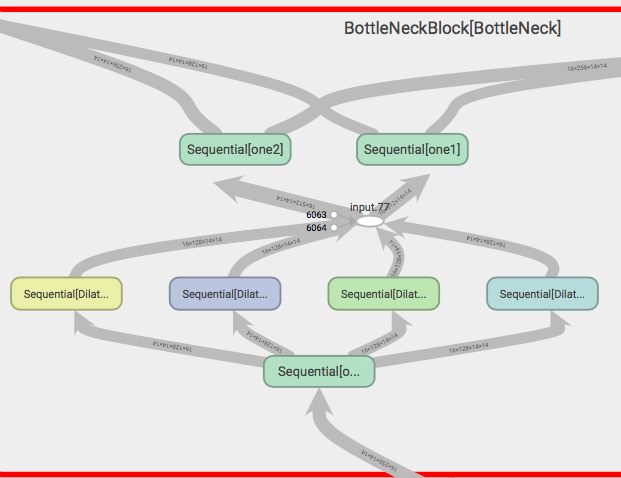
#> input picture images/BottleNeck.png, 621 x 478 px, given as the content of the folder bg, which was not available
$ jupyter execute --allow-errors Assignment15A_Overlay.ipynb   (shell and % lines are left out)   (older library calls are emulated)   (text cells are left out)
#> lines starting #> are read from the running program, lines starting #| are printed output that depends on the picture; pictures that were not available may be replaced by others from this repository, and a replacement may not be noted
#> `bg_img = Image.open(path_BG+'/'+bg_image).resize((224,224), Image.ANTI..`:
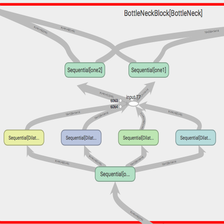
#> bg_img: PIL image 224x224 RGBA; mean R, G, B, A 226.1, 223, 221.1, 255
#> further down, fg_img is the input picture: PIL image 621x478 RGBA; mean R, G, B, A 226.1, 222.9, 220.9, 255
[cell 1]
from google.colab import drive
drive.mount('/content/gdrive')

[cell 2]
# Background Images
# Foreground Images
# Foreground Masks

[cell 3]
from random import randint
import cv2
import numpy as np

def makeCombinations( background, foreground, fg_mask, opDir, imageNo, labelFile, labelInfo):

#> called with opDir = 'Dataset/BottleNeck/BottleNeck', imageNo = 0
  ratio = 1.0
  bg_wid, bg_hei = background.size
#> bg_wid = 224; bg_hei = 224
  for j in range(4):
    fg_wid, fg_hei = foreground.size
    fg_wid  = fg_wid * ratio
    fg_hei  = fg_hei * ratio
    fg_resized   = foreground.resize((int(fg_wid),int(fg_hei)), Image.ANTIALIAS)
    mask_resized = fg_mask.resize((int(fg_wid),int(fg_hei)), Image.ANTIALIAS)
    for i in range(0,5):
      labelData = labelInfo.copy()
      bg_copy = background.copy()
      pos_x = np.random.randint(0, bg_wid - fg_wid, size=1)
      pos_y = np.random.randint(0, bg_hei - fg_hei, size=1)
      bg_copy.paste(fg_resized, (pos_x, pos_y), fg_resized)

      bg_mask = Image.new('L', bg_copy.size)
      fg_mask = fg_mask.convert('L')
      bg_mask.paste(mask_resized, (pos_x, pos_y), mask_resized)
      # save the background and the mask as temp .jpg files
      imageNo = imageNo + 1
      bg_copy.save(opDir+'/overlay/'+str(imageNo)+".jpg", quality=50, optimize=True)
      bg_mask.save(opDir+'/mask/'+str(imageNo)+".jpg", quality=50, optimize=True)

      labelData.append(opDir+'/overlay/'+str(imageNo)+".jpg")
      labelData.append(opDir+'/mask/'+str(imageNo)+".jpg")
      labelData.append(opDir+'/depth/'+str(imageNo)+".jpg")
      labelFile.write(labelData)

    ratio = ratio - 0.2
#> after the loop, imageNo = 0; ratio = 1

[cell 4]
import csv
class CSVWriter():

    filename = None
    fp = None
    writer = None

    def __init__(self, filename):
        self.filename = filename
        self.fp = open(self.filename, 'w', encoding='utf8')
        self.writer = csv.writer(self.fp, delimiter=';', quotechar='"', quoting=csv.QUOTE_ALL, lineterminator='\n')

    def close(self):
        self.fp.close()

    def write(self, elems):
        self.writer.writerow(elems)

    def size(self):
        return os.path.getsize(self.filename)

    def fname(self):
        return self.filename

[cell 5]
from os import listdir

# from google.colab.patches import cv2_imshow
# import cv2
import matplotlib.pyplot as plt
import numpy as np
import PIL
from PIL import Image
import time

import os, errno

# Paths used
DB_name = 'Dataset/'
path_BG = 'bg'
path_FG = 'fg150'
path_fg_mask = 'fg_mask'
bg_imageListDir = listdir(path_BG)
fg_imageListDir = listdir(path_FG)

try:
    os.makedirs(DB_name + "bg")
except FileExistsError:
    pass

# All dataset info will save to "label_data.csv"
dataList = CSVWriter(DB_name + 'Dataset/label_data.csv')

program_starts = time.time()
#> (the rest of this cell did not finish here and is left out)


$ run again, on images/DepthAcc.png
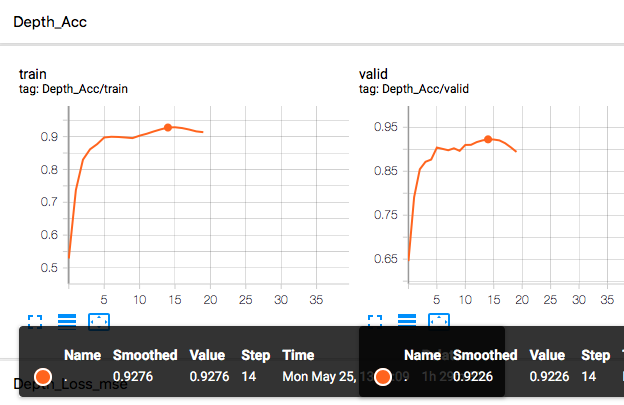
#> input picture images/DepthAcc.png, 624 x 405 px, given as the content of the folder bg, which was not available
#> `bg_img = Image.open(path_BG+'/'+bg_image).resize((224,224), Image.ANTI..`:
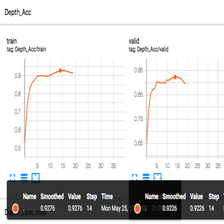
#> bg_img: PIL image 224x224 RGBA; mean R, G, B, A 217.2, 216.7, 216.6, 255
#> fg_img is the input picture: PIL image 624x405 RGBA; mean R, G, B, A 217.5, 217.1, 217, 255
#> after the loop in makeCombinations, `for j in range(4):`: imageNo = 0; ratio = 1

$ run again, on images/DepthLossMSE.png
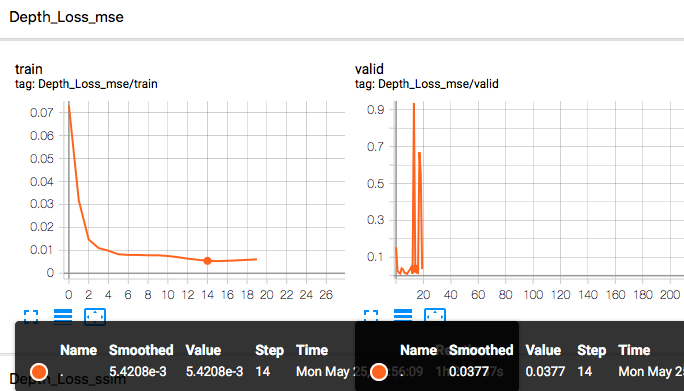
#> input picture images/DepthLossMSE.png, 684 x 391 px, given as the content of the folder bg, which was not available
#> `bg_img = Image.open(path_BG+'/'+bg_image).resize((224,224), Image.ANTI..`:
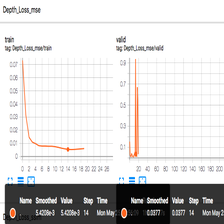
#> bg_img: PIL image 224x224 RGBA; mean R, G, B, A 215.3, 214.3, 214.1, 255
#> fg_img is the input picture: PIL image 684x391 RGBA; mean R, G, B, A 215.7, 214.7, 214.5, 255
#> after the loop in makeCombinations, `for j in range(4):`: imageNo = 0; ratio = 1
